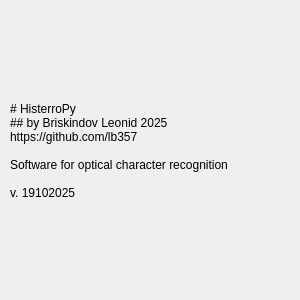
<?xml version="1.0" encoding="UTF-8"?>
<ui version="4.0">
 <class>Info</class>
 <widget class="QWidget" name="Info">
  <property name="geometry">
   <rect>
    <x>0</x>
    <y>0</y>
    <width>300</width>
    <height>300</height>
   </rect>
  </property>
  <property name="sizePolicy">
   <sizepolicy hsizetype="Fixed" vsizetype="Fixed">
    <horstretch>0</horstretch>
    <verstretch>0</verstretch>
   </sizepolicy>
  </property>
  <property name="minimumSize">
   <size>
    <width>300</width>
    <height>300</height>
   </size>
  </property>
  <property name="maximumSize">
   <size>
    <width>300</width>
    <height>300</height>
   </size>
  </property>
  <property name="windowTitle">
   <string>Info</string>
  </property>
  <widget class="QLabel" name="label">
   <property name="geometry">
    <rect>
     <x>10</x>
     <y>10</y>
     <width>281</width>
     <height>281</height>
    </rect>
   </property>
   <property name="text">
    <string># HisterroPy
## by Briskindov Leonid 2025
https://github.com/lb357

Software for optical character recognition 

v. 19102025</string>
   </property>
   <property name="textFormat">
    <enum>Qt::TextFormat::MarkdownText</enum>
   </property>
   <property name="scaledContents">
    <bool>false</bool>
   </property>
   <property name="wordWrap">
    <bool>true</bool>
   </property>
  </widget>
 </widget>
 <resources/>
 <connections/>
</ui>
